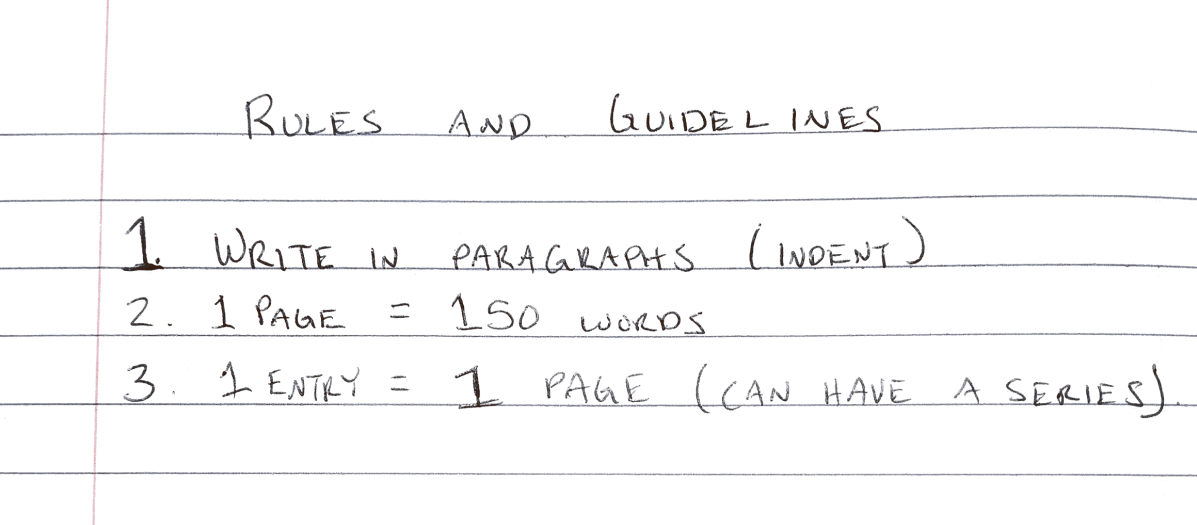
#> input picture Resourses/test.png, 1197 x 525 px
$ jupyter execute 'Word Segmentation Workflow.ipynb'   (shell and % lines are left out)   (older library calls are emulated)
#> lines starting #> are read from the running program, lines starting #| are printed output that depends on the picture; after the words box and inside, x2 and y2 are one past the last pixel; in counts of white or black regions, pixels touching at a corner belong together
#> further down, input_image is the input picture: shape (525, 1197, 3); mean B, G, R 249.5, 249.2, 249.3
### Document Image Segmentation Workflow:
- Extracting Individual Words with Bounding Boxes Using Image Processing

[cell 1]
import matplotlib.pyplot as plt
import cv2
import numpy as np
from skimage.transform import resize
from skimage.filters import *
from skimage import exposure
import pandas as pd

import numpy as np
from skimage.feature import greycomatrix, greycoprops
from skimage import io, color, img_as_ubyte
import os

# Parameters to adjust for finetuning the segmentation
resize_resolution = (1080, 500)             # Resize resolution of the document
gaussian_blur_kernel = (3, 3)               # Gaussian filter kernel size
gamma_adjust = 0.8                          # Adjust gamma of the image

dilation_iters = 4                          # Count of iterations of dilation opertion
dilation_structuring_element = (10, 3)      # Dimensions of the custom dilation element => Rectangular

min_area = 100                              # Minimum area of a word to filter the noise


cntr = 0
# Preprocess the Document image
def preprocess_image(img):
    """
        Image Preprocessing - Image Resize, Apply Gaussian Blur, Adjust gamma
    """
    # Perform Image resizing
    img = cv2.resize(img, resize_resolution, interpolation = cv2.INTER_AREA)
    # Apply Gaussian Blur to smoothen image and remove noize
    img = cv2.GaussianBlur(img, gaussian_blur_kernel, 0)
    # Adjust gamma in the image
    img = exposure.adjust_gamma(img, gamma_adjust)
    return img

# Binirize the Document image
def local_thresholding(img):
    img = cv2.cvtColor(img, cv2.COLOR_BGR2GRAY)
#> img: shape (500, 1080)
    img = np.array(img)
    block_size = 35
    local_thresh = threshold_local(img, block_size, offset=10)
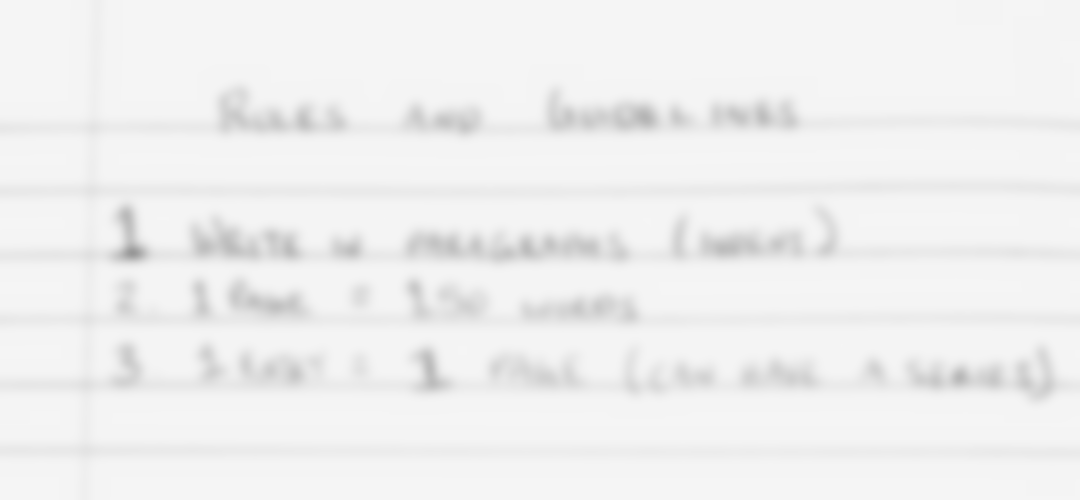
#> local_thresh: shape (500, 1080) float64; min 152, max 245, mean 240.2
    binary_local = img > local_thresh
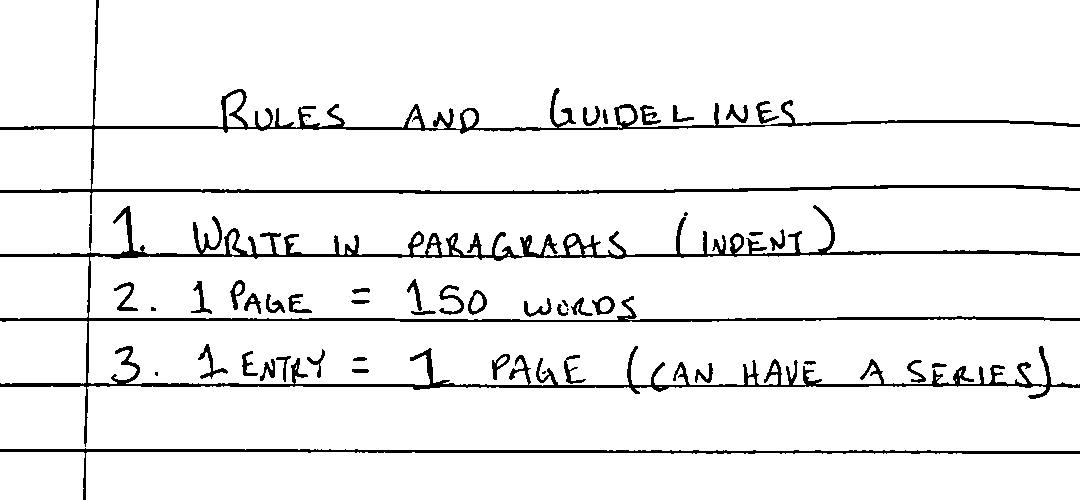
#> binary_local: shape (500, 1080) bool; 93.7% white; 48 black regions (6 under 20 px), largest, box (x1, y1, x2, y2) and area: (0, 205, 1080, 447) 16941, (0, 0, 1080, 214) 8895, (0, 448, 1080, 500) 3113
    img = np.array(binary_local).astype(np.uint8)
    return img

# Remove Horizontal lines present in the Document (Optional)
def remove_lines(img):
    # Horizontal lines
    lines = np.ones(img.shape)
    lines = lines.astype(np.uint8)

    horizontal_kernel = cv2.getStructuringElement(cv2.MORPH_RECT, (40,2))
    detected_lines = cv2.morphologyEx(img, cv2.MORPH_OPEN, horizontal_kernel, iterations=2)
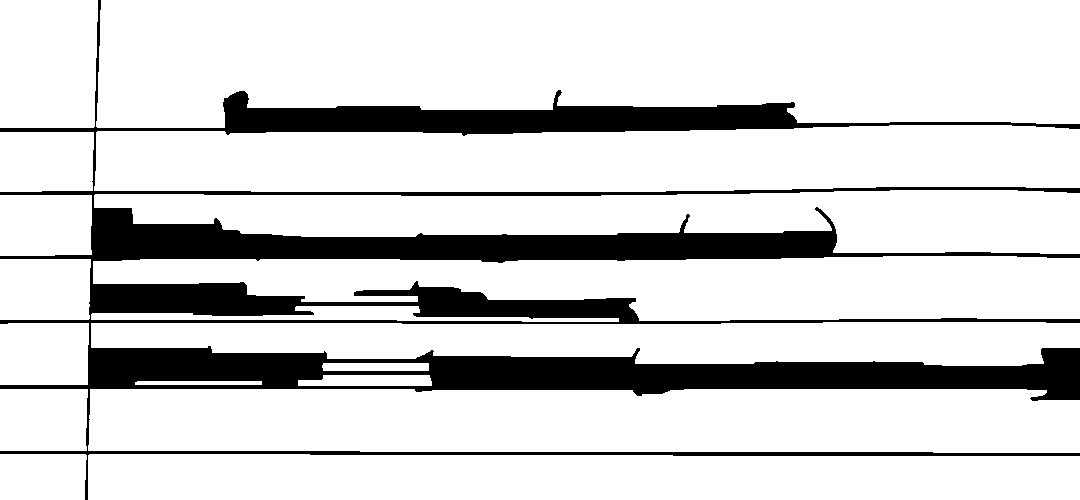
#> detected_lines: shape (500, 1080); values 0 (black) and 1 (white), 83.3% white; 1 black region
    cnts = cv2.findContours(detected_lines, cv2.RETR_EXTERNAL, cv2.CHAIN_APPROX_SIMPLE)
#> cnts = 18 contours; largest, box (x1, y1, x2, y2) and area: (96, 0, 1080, 128) 110722, (88, 389, 1080, 453) 60333, (94, 125, 1080, 192) 58342, (93, 256, 1080, 321) 44528, (88, 454, 1080, 500) 43418
    cnts = cnts[0] if len(cnts) == 2 else cnts[1]
    for c in cnts:
        cv2.drawContours(lines, [c], -1, 0, 8)
#> this loop made 18 passes
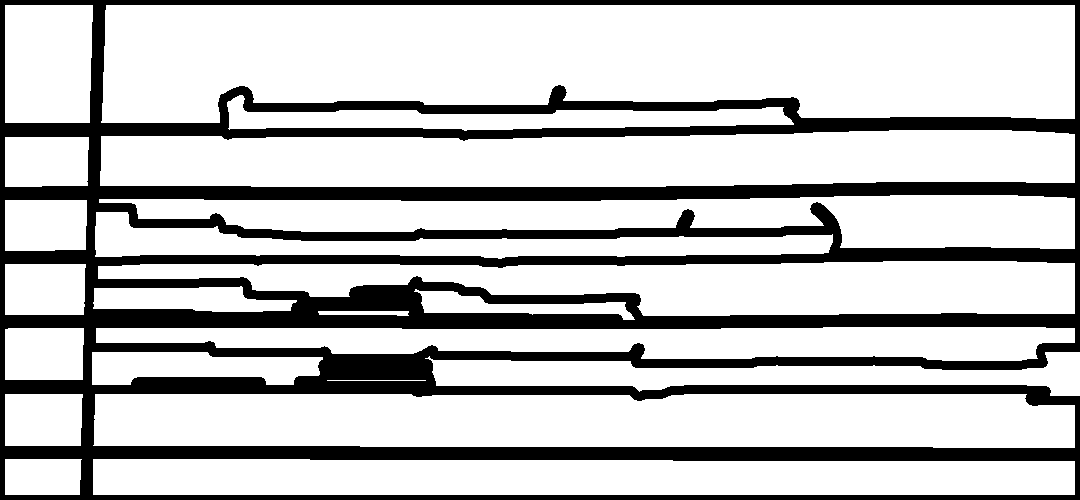
#> lines: shape (500, 1080); values 0 (black) and 1 (white), 75.7% white; 1 black region, box (x1, y1, x2, y2) and area: (0, 0, 1080, 500) 131269
    img = cv2.subtract(lines, img)
#> img: shape (500, 1080); values 0 (black) and 1 (white), 2.2% white; 90 white regions (23 under 20 px), largest, box (x1, y1, x2, y2) and area: (558, 234, 833, 257) 1328, (803, 364, 1080, 388) 1091, (95, 212, 224, 257) 753
    return img


# Custom dilation to combine individual letters of the word
def custom_dilation(img):
    """
        Perform morphological operation - Dilation with customized structuring element and cleanup the border pixels of the Image
    """
    kernel = np.ones((3, 3), np.uint8)
    img = cv2.erode(img, kernel)
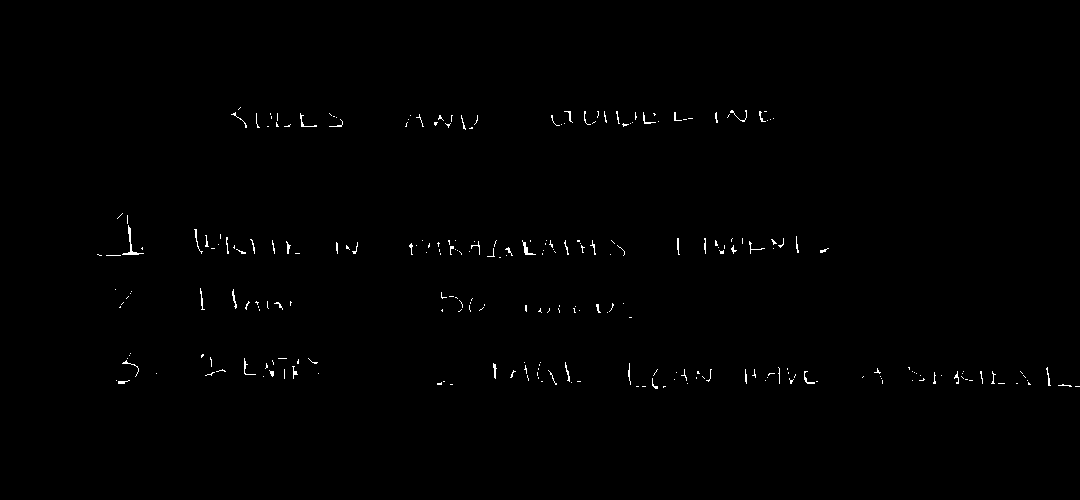
#> img: shape (500, 1080); values 0 (black) and 1 (white), 0.49% white in thin lines or dots, all inside (x1, y1, x2, y2) = (97, 107, 1080, 389)
    # Define custom rectangular structuring element
    kernel = cv2.getStructuringElement(cv2.MORPH_RECT, dilation_structuring_element)
    # Perform morphological dilation on the image for multiple iterations
    img = cv2.dilate(img, kernel, iterations=dilation_iters)
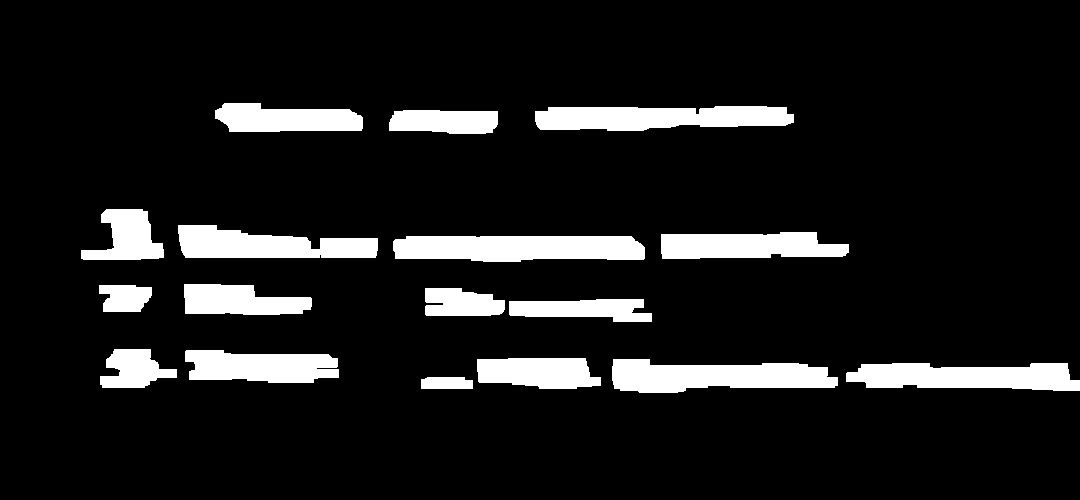
#> img: shape (500, 1080); values 0 (black) and 1 (white), 10.6% white; 17 white regions, largest, box (x1, y1, x2, y2) and area: (393, 236, 645, 262) 5843, (612, 359, 838, 393) 5570, (535, 106, 794, 131) 5271
    # Clean the border pixels of the image
    img[0:25, :] = 0
    img[:, 0:25] = 0
    img[:, len(img[0])-25:len(img[0])-1] = 0
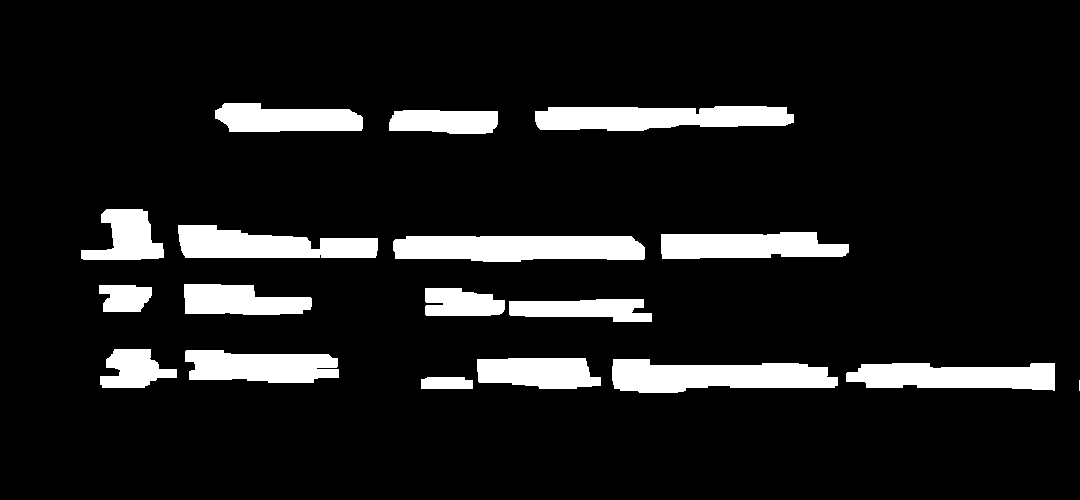
#> img: shape (500, 1080); values 0 (black) and 1 (white), 10.5% white; 18 white regions (1 under 20 px)
    img[len(img)-25:len(img)-1,: ] = 0
    return img

[cell 2]
import os
from collections import Counter
from skimage import morphology
from glob import glob

for i, image in enumerate(glob('Resourses/test.png')):
    fig, ax = plt.subplots(2, 3, figsize=(9, 4), dpi=150)

    input_image = cv2.imread(image)
    input_image = cv2.cvtColor(input_image, cv2.COLOR_BGR2RGB)
    ax[0][0].imshow(input_image)
    ax[0][0].title.set_text("Input Image")

    prep_image = preprocess_image(input_image)
    ax[0][1].imshow(prep_image)
    ax[0][1].title.set_text("Preprocessing")

    thresh = local_thresholding(prep_image)
    ax[0][2].imshow(thresh, cmap="gray")
    ax[0][2].title.set_text("Thresholding")

    thresh = remove_lines(thresh)
    ax[1][0].imshow(thresh, cmap="gray")
    ax[1][0].title.set_text("Line Removal")

    dilation = custom_dilation(thresh)
    ax[1][1].imshow(dilation, cmap='gray')
    ax[1][1].title.set_text("Dilation")

    max_area = (len(prep_image[0])-30) * (len(prep_image)-30)
#> max_area = 493500
    cnts, _ = cv2.findContours(dilation, cv2.RETR_TREE, cv2.CHAIN_APPROX_NONE)
#> cnts = 18 contours, 1 with area under 20; largest, box (x1, y1, x2, y2) and area: (393, 236, 645, 262) 5576, (612, 359, 838, 393) 5315, (535, 106, 794, 131) 4992, (178, 225, 378, 258) 4438, (846, 363, 1055, 391) 4332
    bbox_image = prep_image.copy()

    cntr = 1
    for cntr in cnts:
        cntr += 1
        area = cv2.contourArea(cntr)
        # Small object Removal
        if area < min_area or area > max_area:
            continue

        # Bounding Box around word
        x, y, w, h = cv2.boundingRect(cntr)
        cv2.rectangle(bbox_image, (x-5, y-5), ((x + w) - 5, (y + h) -5), (0, 255, 255), 3)
        word = prep_image[y:y+h, x:x+w]
#> this loop made 18 passes
#> (area, x, y, w, h) on passes 2 to 13: (528.5, 422, 378, 52, 12), (4332, 847, 364, 209, 28), (5315, 613, 360, 226, 34), (3051, 478, 359, 124, 31), (3872.5, 186, 351, 154, 33), (1841, 101, 350, 77, 39), (2255.5, 510, 300, 143, 23), (1754, 426, 289, 80, 28), (1104.5, 100, 286, 53, 27), (2881.5, 185, 285, 128, 31), (5575.5, 394, 237, 252, 26), (3966, 662, 233, 188, 27)
#> pass 3, `word = prep_image[y:y+h, x:x+w]`:
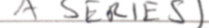
#> word: shape (28, 209, 3); mean of channels 0, 1, 2 231.2, 231, 232.1; drawn as B, G, R
#> after the loop:
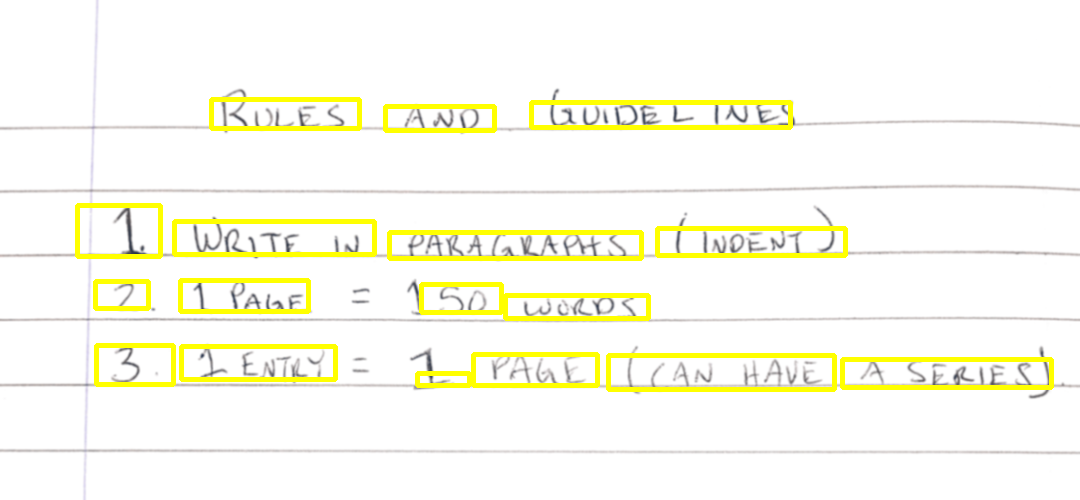
#> bbox_image: shape (500, 1080, 3); mean of channels 0, 1, 2 237.1, 251, 251.2; drawn as B, G, R
#         cv2.imwrite(f"./words/{i}_{cntr}.jpg", word)

    ax[1][2].imshow(bbox_image, cmap='gray')
    ax[1][2].title.set_text("Output")
